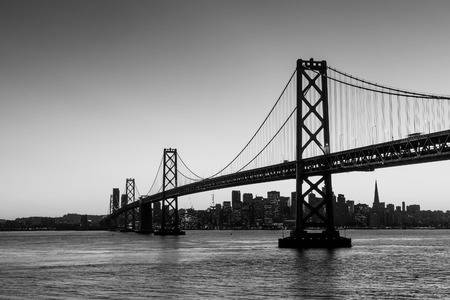
#> input picture 2.Python/foto1.jpg, 450 x 300 px
$ python Final_InterfazWebRTC_Python.py
#> lines starting #> are read from the running program, lines starting #| are printed output that depends on the picture
from   skimage.exposure import rescale_intensity
import numpy as np
import matplotlib.pyplot as plt
import argparse
import cv2

import time
import serial

def sendCol(imageCol):
    ser.write(imageCol)
    time.sleep(0.001)
    return

def rebuildIm ():
    outInteger = []
    i = 0
    while (i < (ROWIM)*4):
        value=ord(ser.read(1))
        outInteger.append(value)
        i=i+1
    return outInteger

#------------------ serial port configuration -------------------------------------------

ser = serial.Serial(
	port='/dev/ttyUSB1',		#Configurar con el puerto a usar
	baudrate=115200,
	parity=serial.PARITY_NONE,
	stopbits=serial.STOPBITS_ONE,
	bytesize=serial.EIGHTBITS
)

ser.isOpen()
ser.timeout=None
print(ser.timeout)

#---------------------- image reading-------------------------------------------

path  = "foto1.jpg"
start = 1

ap = argparse.ArgumentParser( description = "Convolution 2D")
ap.add_argument("-i", "--image", required = False, help="Path to the input image",default=path)
ap.add_argument("-k", "--kernel", help = "Path to the kernel")
args = ap.parse_args()

#Load input image
image   = cv2.imread(args.image,1)
#> image is the input picture: shape (300, 450, 3); min 0, max 255, mean 133
endFlag = 0

#Convert image to gray scale
gray = cv2.cvtColor(image, cv2.COLOR_BGR2GRAY)

#zero-padding
gray = np.pad(gray, ((1,1),(1,1)), 'constant')
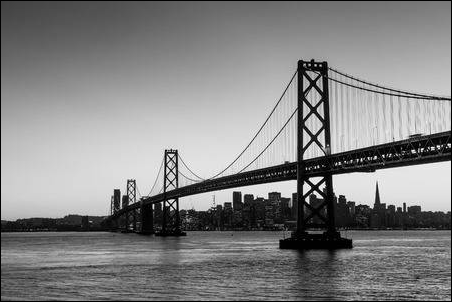
#> gray: shape (302, 452); min 0, max 255, mean 131.5

[ROWIM,COLIM] = gray.shape
#> ROWIM = 302; COLIM = 452
print("rows image= {0} \tcolumns image= {1}".format(ROWIM,COLIM))
#| rows image= 302 	columns image= 452


#----------------------------------UART---------------------------------------

ser.flushInput()
ser.flushOutput()

byteHeader  = bytearray()
byteImage   = bytearray()

byteHeader.append(0xb0)
byteHeader.append(0x7b)
byteHeader.append(0x7c)
byteHeader.append(0x4f)

imReconsArray  = []
imReconsMatrix = []
imSendArray    = []
imSendMatrix   = []
imDecimation   = []
n = 0
m = 0

#envio de imagen escalada linealmente
while(start):

#> (the run stopped early here; a loop or call above may not have finished)
